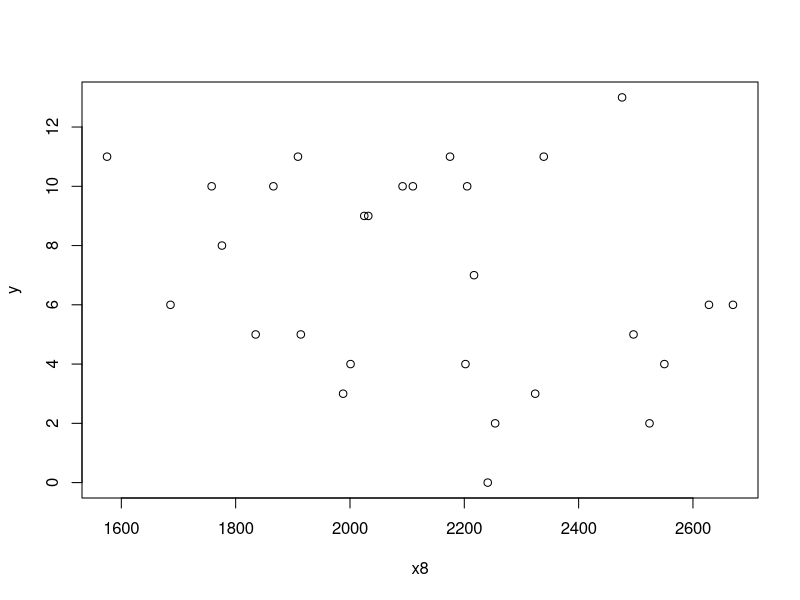
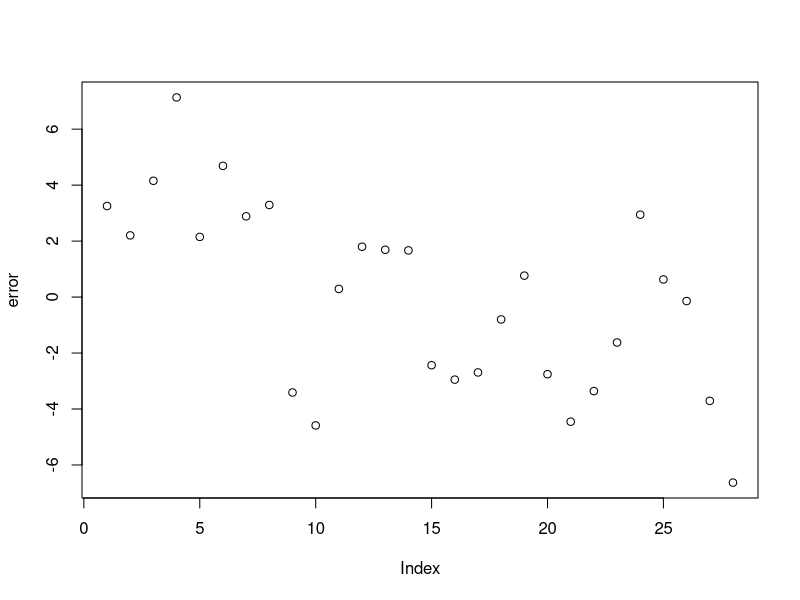
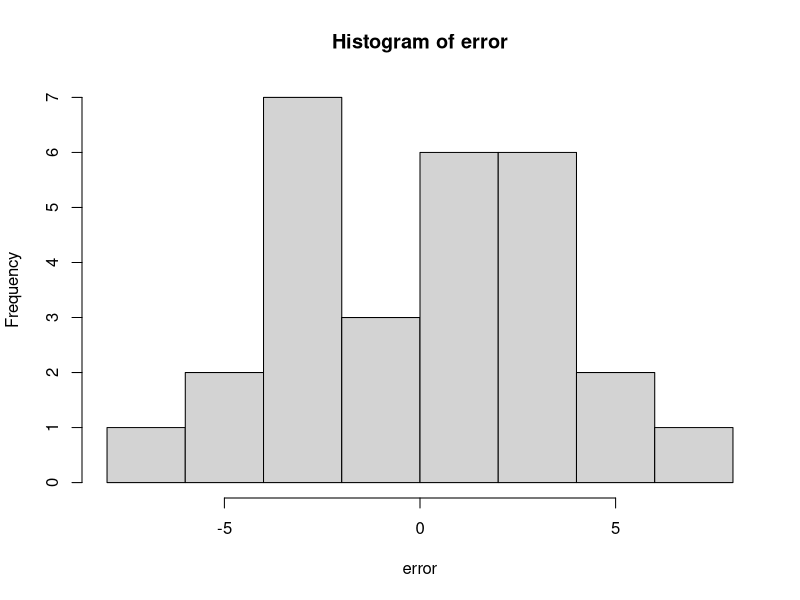

These charts were generated, in order, by the following R code:
## ---- chunk 1
knitr::opts_chunk$set(echo = TRUE)
## ---- chunk 2
# libraries
library(readxl)
## ---- chunk 3
team <- c("Washington", "Minnesota", "New England", "Oakland", "Pittsburgh", "Baltimore", "Los Angeles", "Dallas",
          "Atlanta", "Buffalo", "Chicago", "Cinncinnati", "Cleveland", "Denver", "Detroit", "Green Bay", "Houston",
          "Kansas City", "Miami", "New Orleans", "New York Giants", "New York Jets", "Philadelphia", "St.Louis", 
          "San Diego", "San Francisco", "Seattle", "Tampa Bay")
# y : games won (per 14 game season)
y <- c(10, 11, 11, 13, 10, 11, 10, 11, 4, 2, 7, 10, 9, 9, 6, 5, 5, 5, 6, 4, 3, 3, 4, 10, 6, 8, 2, 0)
# x8 : Opponents' rushing yards (season)
x8 <- c(2205, 1575, 2175, 2476, 1866, 2339, 2092, 1909, 2001, 2254, 2217, 1758, 2032, 2025,
        1686, 1835, 1914, 2496, 2670, 2202, 1988, 2324, 2550, 2110, 2628, 1776, 2524, 2241)
NFL76 <- data.frame(team, y, x8)
head(NFL76)
plot(x8, y)
## ---- chunk 4
x <- x8
n <- length(x)
sxx = sum(x^2)-sum(x)^2/n;sxx
sxy = sum(x*y)-sum(x)*sum(y)/n;sxy
beta1 = sxy/sxx;beta1
beta0 = mean(y)-beta1*mean(x)
c(beta0,beta1)
error = y-(beta0+beta1*x)
plot(error);hist(error)
## ---- chunk 5
model1 = lm(y ~ x8,data = NFL76)
summary(model1)
